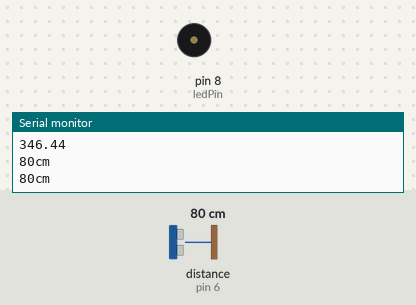
Recording of a sketch running on a simulated Arduino Uno, built with avr-gcc and run on an emulated ATmega328P. On the bench: buzzer (waves = sounding), the last lines printed to the serial monitor. Wiring (inferred from the names in the program): ultrasonic range finder: trigger pin 5; echo pin 6. Inputs (shaded band) come from the test bench; at power-on: distance to the obstacle (sensor on pin 6) 80 cm. The echo pulse lasts 58.3 µs per cm.

Above: at 1.8 s.
1.9 s: distance to the obstacle (sensor on pin 6) set to 7 cm
3.4 s: distance to the obstacle (sensor on pin 6) set to 4 cm
At 4.9 s:
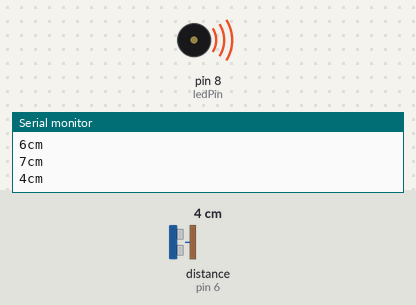
Timing chart, 0 to 56.9 s (numbered marks = the images above; inputs shaded):
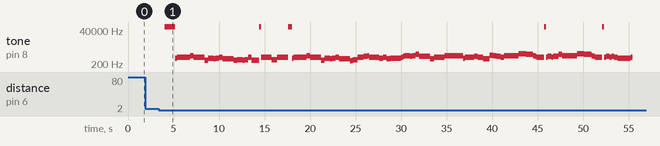

The sketch:

Temperature.ino
```cpp
#include <pitches.h>
#define NOTE_D0 -1
#define NOTE_D1 294
#define NOTE_D2 330
#define NOTE_D3 350
#define NOTE_D4 393
#define NOTE_D5 441
#define NOTE_D6 495
#define NOTE_D7 556

#define NOTE_DL1 147
#define NOTE_DL2 165
#define NOTE_DL3 175
#define NOTE_DL4 196
#define NOTE_DL5 221
#define NOTE_DL6 248
#define NOTE_DL7 278

#define NOTE_DH1 589
#define NOTE_DH2 661
#define NOTE_DH3 700
#define NOTE_DH4 786
#define NOTE_DH5 882
#define NOTE_DH6 990
#define NOTE_DH7 112

int tune[] =
{
 NOTE_D0,NOTE_D0,NOTE_D0,NOTE_D6,NOTE_D7,NOTE_DH1,NOTE_D7,NOTE_DH1,NOTE_DH3,NOTE_D7,NOTE_D7,NOTE_D7,NOTE_D3,NOTE_D3,
 NOTE_D6,NOTE_D5,NOTE_D6,NOTE_DH1,NOTE_D5,NOTE_D5,NOTE_D5,NOTE_D3,NOTE_D4,NOTE_D3,NOTE_D4,NOTE_DH1,
 NOTE_D3,NOTE_D3,NOTE_D0,NOTE_DH1,NOTE_DH1,NOTE_DH1,NOTE_D7,NOTE_D4,NOTE_D4,NOTE_D7,NOTE_D7,NOTE_D7,NOTE_D0,NOTE_D6,NOTE_D7,
 NOTE_DH1,NOTE_D7,NOTE_DH1,NOTE_DH3,NOTE_D7,NOTE_D7,NOTE_D7,NOTE_D3,NOTE_D3,NOTE_D6,NOTE_D5,NOTE_D6,NOTE_DH1,
 NOTE_D5,NOTE_D5,NOTE_D5,NOTE_D2,NOTE_D3,NOTE_D4,NOTE_DH1,NOTE_D7,NOTE_D7,NOTE_DH1,NOTE_DH1,NOTE_DH2,NOTE_DH2,NOTE_DH3,NOTE_DH1,NOTE_DH1,NOTE_DH1,
 NOTE_DH1,NOTE_D7,NOTE_D6,NOTE_D6,NOTE_D7,NOTE_D5,NOTE_D6,NOTE_D6,NOTE_D6,NOTE_DH1,NOTE_DH2,NOTE_DH3,NOTE_DH2,NOTE_DH3,NOTE_DH5,
 NOTE_DH2,NOTE_DH2,NOTE_DH2,NOTE_D5,NOTE_D5,NOTE_DH1,NOTE_D7,NOTE_DH1,NOTE_DH3,NOTE_DH3,NOTE_DH3,NOTE_DH3,NOTE_DH3,
 NOTE_D6,NOTE_D7,NOTE_DH1,NOTE_D7,NOTE_DH2,NOTE_DH2,NOTE_DH1,NOTE_D5,NOTE_D5,NOTE_D5,NOTE_DH4,NOTE_DH3,NOTE_DH2,NOTE_DH1,
 NOTE_DH3,NOTE_DH3,NOTE_DH3,NOTE_DH3,NOTE_DH6,NOTE_DH6,NOTE_DH5,NOTE_DH5,NOTE_DH3,NOTE_DH2,NOTE_DH1,NOTE_DH1,NOTE_D0,NOTE_DH1,
 NOTE_DH2,NOTE_DH1,NOTE_DH2,NOTE_DH2,NOTE_DH5,NOTE_DH3,NOTE_DH3,NOTE_DH3,NOTE_DH3,NOTE_DH6,NOTE_DH6,NOTE_DH5,NOTE_DH5,
 NOTE_DH3,NOTE_DH2,NOTE_DH1,NOTE_DH1,NOTE_D0,NOTE_DH1,NOTE_DH2,NOTE_DH1,NOTE_DH2,NOTE_DH2,NOTE_D7,NOTE_D6,NOTE_D6,NOTE_D6,NOTE_D6,NOTE_D7
};
float duration[]=
{
  1,1,1,0.5,0.5,     1+0.5,0.5,1,1,     1,1,1,0.5,0.5,
  1+0.5,0.5,1,1,     1,1,1,1,          1+0.5,0.5,1,1,
  1,1,0.5,0.5,0.5,0.5,    1+0.5,0.5,1,1,     1,1,1,0.5,0.5,
  1+0.5,0.5,1,1,    1,1,1,0.5,0.5,     1+0.5,0.5,1,1,
  1,1,1,0.5,0.5,    1,0.5,0.25,0.25,0.25,0.5,    0.5,0.5,0.5,0.25,0.5,1,
  0.5,0.5,0.5,0.5,1,1,    1,1,1,0.5,0.5,    1+0.5,0.5,1,1,
  1,1,1,0.5,0.5,    1.5,0.5,1,1,    1,1,1,1,
  0.5,0.5,1,1,0.5,0.5,    1.5,0.25,0.5,1,    1,1,1,1,
  1,1,1,1,    1,1,1,1,    0.5,0.5,1,1,0.5,0.5,
  1,0.5,0.5,1,1,    1,1,1,1,    1,1,1,1,
  0.5,0.5,1,1,0.5,0.5,    1,0.5,0.25,0.5,1,    1,1,1,0.5,0.5
};


int trigPin=5;
byte echoPin=6;
float temperature;
float v;
float Temp;
float averageTemp;
int tempPin = A0;
int ledPin = 8;
int length;

void setup() {
  Serial.begin(9600);
  pinMode(trigPin, OUTPUT);
  pinMode(tempPin,INPUT);
  temperature = analogRead(tempPin);
  temperature = ((temperature/1024)*5)/0.01;
  v =331.5 + 0.6*temperature;
  Serial.println(temperature);
  Serial.println(v);
  length = sizeof(tune)/sizeof(tune[0]);
  }

void loop() {
  int d=ping();
  Serial.print(d);
  Serial.println("cm");
  if(d<5){
    beep();
  }
  delay(1000);
  }

float ping() {
  digitalWrite(trigPin, HIGH);
  delayMicroseconds(10);
  digitalWrite(trigPin, LOW);
  unsigned long tUs=pulseIn(echoPin, HIGH);
  float t=tUs/1000.0/1000.0/2;
  float d=t*v;
  return d*100;
  }
void beep(){
  for(int x=0;x<length;x++)
  {
    tone(8,tune[x]);

  delay(400*duration[x]);
  noTone(8);
  }
  delay(1000);
}
```

Measured:
- the behaviour switches between 6 and 5 cm on distance to the obstacle (sensor on pin 6) (found by bisection; images 0 and 1)
- after the input at 3.4 s, tone on pin 8 (ledPin): plays 65535 Hz for 1.2 s, 495 Hz for 0.20 s, 556 Hz for 0.20 s, 589 Hz for 0.60 s, 556 Hz for 0.20 s, 589 Hz for 0.40 s … (102 notes in this stretch), starting after 0.62 s
